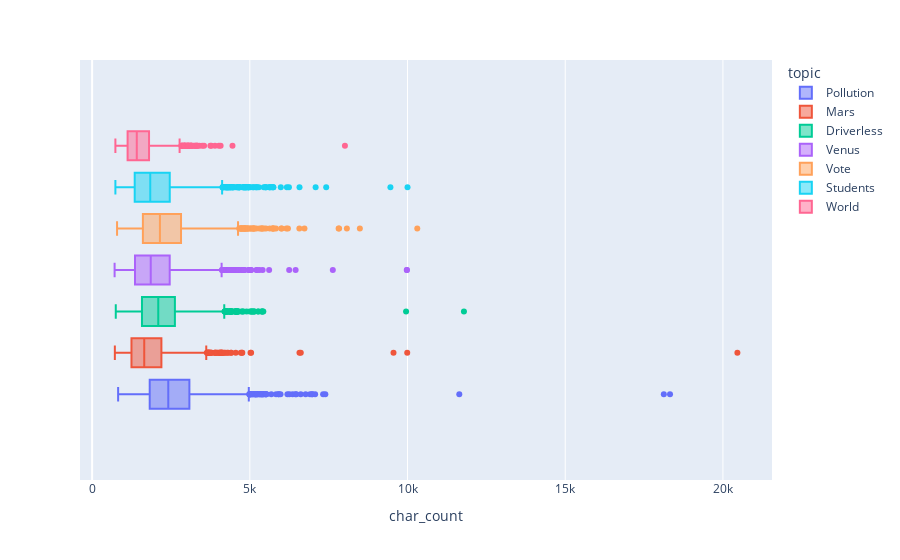

The notebook cell this image was saved under:
### Code cell
px.box(
    train_df,
    x="char_count",
    color="topic",
)

### Figure 1 — Plotly figure (JSON) as saved in the notebook; plotly's stock layout.template omitted (floating-point values rounded to 4 significant figures; data arrays with more than 128 entries replaced by an {"elided": "..."} marker saying what was removed)
{"data": [{"alignmentgroup": "True", "hovertemplate": "topic=Pollution<br>char_count=%{x}<extra></extra>", "legendgroup": "Pollution", "marker": {"color": "#636efa"}, "name": "Pollution", "notched": false, "offsetgroup": "Pollution", "orientation": "h", "showlegend": true, "type": "box", "x": {"elided": "1961 int values"}, "x0": " ", "xaxis": "x", "y0": " ", "yaxis": "y"}, {"alignmentgroup": "True", "hovertemplate": "topic=Mars<br>char_count=%{x}<extra></extra>", "legendgroup": "Mars", "marker": {"color": "#EF553B"}, "name": "Mars", "notched": false, "offsetgroup": "Mars", "orientation": "h", "showlegend": true, "type": "box", "x": {"elided": "2094 int values"}, "x0": " ", "xaxis": "x", "y0": " ", "yaxis": "y"}, {"alignmentgroup": "True", "hovertemplate": "topic=Driverless<br>char_count=%{x}<extra></extra>", "legendgroup": "Driverless", "marker": {"color": "#00cc96"}, "name": "Driverless", "notched": false, "offsetgroup": "Driverless", "orientation": "h", "showlegend": true, "type": "box", "x": {"elided": "3498 int values"}, "x0": " ", "xaxis": "x", "y0": " ", "yaxis": "y"}, {"alignmentgroup": "True", "hovertemplate": "topic=Venus<br>char_count=%{x}<extra></extra>", "legendgroup": "Venus", "marker": {"color": "#ab63fa"}, "name": "Venus", "notched": false, "offsetgroup": "Venus", "orientation": "h", "showlegend": true, "type": "box", "x": {"elided": "3017 int values"}, "x0": " ", "xaxis": "x", "y0": " ", "yaxis": "y"}, {"alignmentgroup": "True", "hovertemplate": "topic=Vote<br>char_count=%{x}<extra></extra>", "legendgroup": "Vote", "marker": {"color": "#FFA15A"}, "name": "Vote", "notched": false, "offsetgroup": "Vote", "orientation": "h", "showlegend": true, "type": "box", "x": {"elided": "2046 int values"}, "x0": " ", "xaxis": "x", "y0": " ", "yaxis": "y"}, {"alignmentgroup": "True", "hovertemplate": "topic=Students<br>char_count=%{x}<extra></extra>", "legendgroup": "Students", "marker": {"color": "#19d3f3"}, "name": "Students", "notched": false, "offsetgroup": "Students", "orientation": "h", "showlegend": true, "type": "box", "x": {"elided": "3043 int values"}, "x0": " ", "xaxis": "x", "y0": " ", "yaxis": "y"}, {"alignmentgroup": "True", "hovertemplate": "topic=World<br>char_count=%{x}<extra></extra>", "legendgroup": "World", "marker": {"color": "#FF6692"}, "name": "World", "notched": false, "offsetgroup": "World", "orientation": "h", "showlegend": true, "type": "box", "x": {"elided": "1648 int values"}, "x0": " ", "xaxis": "x", "y0": " ", "yaxis": "y"}], "layout": {"boxmode": "group", "legend": {"title": {"text": "topic"}, "tracegroupgap": 0}, "margin": {"t": 60}, "xaxis": {"anchor": "y", "domain": [0, 1], "title": {"text": "char_count"}}, "yaxis": {"anchor": "x", "domain": [0, 1]}}}
